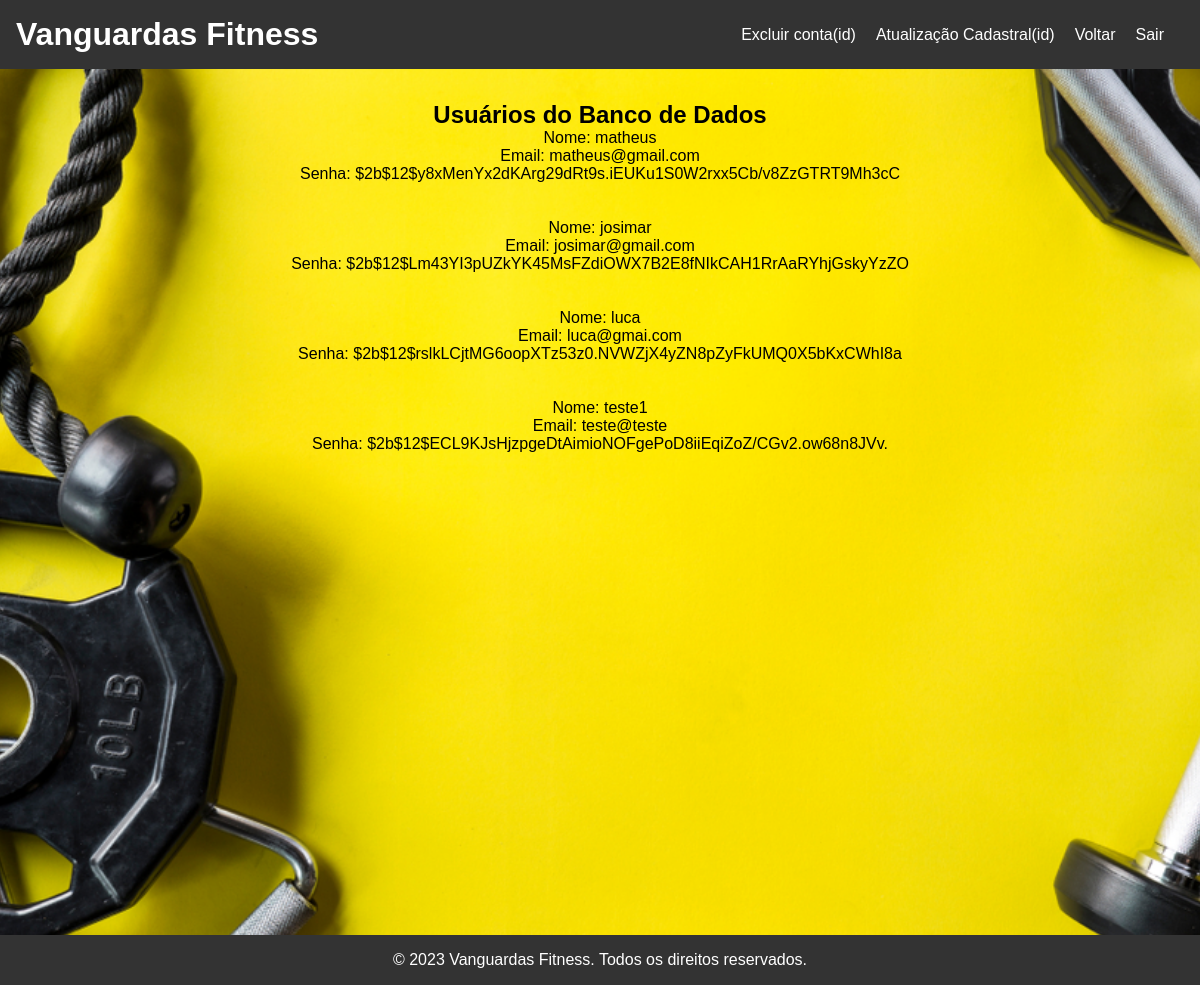
/dados, run on the app's committed database.
### app/models.py (models this page shows)
class TblCadastro(db.Model):  #tbl_cadastro
    id = db.Column(db.Integer, primary_key=True, autoincrement=True)
    nome = db.Column(db.String(128),  nullable=False)
    email = db.Column(db.String(128), nullable=False)
    senha = db.Column(db.String(128), nullable=False)

### app/routes.py (the view)
@app.route('/dados')
def dados():
    usuario = TblCadastro.query.all() #first() query.get(id)
    return render_template("dados.html", usuario = usuario)

### app/templates/dados.html (shortened to what this page needs)
<!DOCTYPE html>
<html lang="pt-br">
<head>
    <link rel="stylesheet" href="{{ url_for('static', filename='css/styles.css') }}">
</head>
<body class="backgroundinicial">
    <header>
        <a href="/index">
            <h1>Vanguardas Fitness</h1>
        </a>
        <nav>
            <ul>
                <li><a href="/deletar">Excluir conta(id)</a></li>
                <li><a href="/atualizar">Atualização Cadastral(id)</a></li>
                <li><a href="/user">Voltar</a></li>
                <li><a href="/index">Sair</a></li>
            </ul>
        </nav>
    </header>
    <main class="alinhar">
        <h2> Usuários do Banco de Dados</h2>
        {% for u in usuario %}
        <div method = "POST">
            Nome: {{u.nome}} <br>
            Email: {{u.email}} <br>
            Senha: {{u.senha}} <br>
            <br><br>
        {% endfor %}
        </div>
    </main>
    <br><br><br><br><br><br><br><br><br><br><br><br><br><br><br><br><br><br><br><br><br><br><br>
    <footer>
        <p>&copy; 2023 Vanguardas Fitness. Todos os direitos reservados.</p>
    </footer>
</body>
</html>

### app/static/css/styles.css (style rules this page uses)
* { margin: 0; padding: 0; box-sizing: border-box; }
h1 { text-decoration: none; }
body { font-family: Arial, sans-serif; background-color: #f4f4f4; }
header { background-color: #333; color: white; padding: 1rem; display: flex; justify-content: space-between; align-items: center; }
header a { text-decoration: none; color: white }
nav ul { list-style: none; display: flex; }
nav li { margin-right: 20px; }
nav a { color: white; text-decoration: none; }
main { padding: 2rem; }
.alinhar { text-align: center; }
footer { background-color: #333; color: white; text-align: center; padding: 1rem; }
.backgroundinicial { background-image: url("./Imagens/backgroundinicial.png"); background-size: cover; background-position: center; background-repeat: no-repeat; }

### data on the page
TblCadastro: nome "matheus", email "matheus@gmail.com", senha "$2b$12$y8xMenYx2dKArg29dRt9s.iEUKu1S0W2rxx5Cb/v8ZzGTRT9Mh3cC"
TblCadastro: nome "josimar", email "josimar@gmail.com", senha "$2b$12$Lm43YI3pUZkYK45MsFZdiOWX7B2E8fNIkCAH1RrAaRYhjGskyYzZO"
TblCadastro: nome "luca", email "luca@gmai.com", senha "$2b$12$rslkLCjtMG6oopXTz53z0.NVWZjX4yZN8pZyFkUMQ0X5bKxCWhI8a"
TblCadastro: nome "teste1", email "teste@teste", senha "$2b$12$ECL9KJsHjzpgeDtAimioNOFgePoD8iiEqiZoZ/CGv2.ow68n8JVv."
